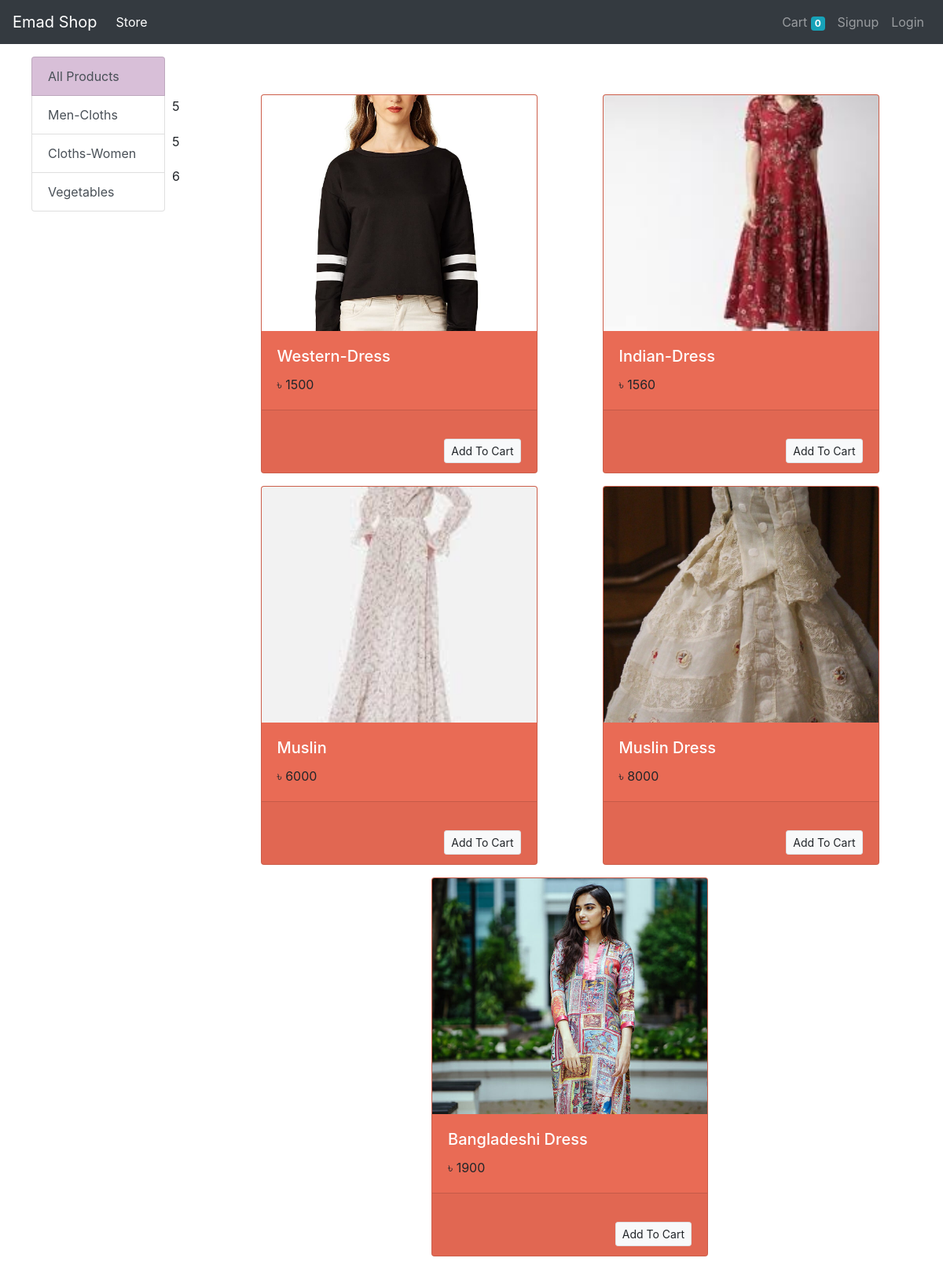
The app's page /?category=2 with its own data.
### store/models/category.py (models this page shows, shortened)
class Category(models.Model):
    name = models.CharField(max_length=20)
    @staticmethod
    def get_all_categories():
        return Category.objects.all()

### store/models/product.py (models this page shows, shortened)
class Product(models.Model):
    name = models.CharField(max_length=50)
    price = models.IntegerField(default=0)
    category = models.ForeignKey(Category, on_delete=models.CASCADE, default=1)
    description = models.CharField(max_length=200, default="", null=True, blank=True)
    image = models.ImageField(upload_to = 'uploads/products/')
    @staticmethod
    def get_all_products_by_categoryid(category_id):
        if category_id:
            return Product.objects.filter(category = category_id)
        else:
            return Product.get_all_products();

### store/views/home.py (the view, shortened to what this page needs)
# urls.py: path("", Index.as_view(), name ="home"),
class Index(View):
    def get(self, request):
        allcategory = Category.objects.all()
        allProducts = Product.objects.all()
        list1 = []
        list2 = []
        for categorys in allcategory:
            list1.append(categorys.name)
        print("#########################")
        for products in allProducts:
            list2.append(products.category.name)
        mencloth = 0
        womencloth = 0
        vegetables = 0
        for i in range(len(list2)):
            if list1[0] == list2[i]:
                mencloth += 1
            elif list1[1] == list2[i]:
                womencloth += 1
            elif list1[2] == list2[i]:
                vegetables += 1
        cart = request.session.get('cart')
        if not cart:
            request.session['cart'] = {}
        products = None
        categories = Category.get_all_categories()
        categoryId = request.GET.get('category')
        i = 0
        if categoryId:
            products = Product.get_all_products_by_categoryid(categoryId)
        else:
            products = Product.get_all_products()
        data = {}
        data['products'] = products
        data["categories"] = categories
        data["mencloth"] = mencloth
        data["womencloth"] = womencloth
        data["vegetables"] = vegetables
        print("You Are: ", request.session.get('email'))
        return render(request, "index.htm", data)

### store/templatetags/cart.py (called while the page is built)
@register.filter(name='is_in_cart')
def is_in_cart(product, cart):
    keys = cart.keys()
    for id in keys:
        if int(id) == product.id:
            return True
    return False

### store/templatetags/custom_filter.py (called while the page is built)
@register.filter(name='currency')
def currency(number):
    return "৳ "+str(number)

### store/templates/index.htm (shortened to what this page needs)
{% extends 'base.htm' %}
{% block content %}
{% load cart %}
{% load custom_filter %}
<div class="container-fluid mt-3">
<div class="row">
    <div class="col-lg-2 mx-auto">
        <div class="list-group">
            <a href="/" class="list-group-item list-group-item-action jio1">All Products</a>
            {% for category in categories %}
            <a href="/?category={{category.id}}" class="list-group-item list-group-item-action newmain">{{category.name}}</a>
            {% endfor %}
        </div>
    </div>
            <div class="col-lg-1  call1" style="position: absolute; left: 17%;">
            <p class="p-0 nice1" style="margin-top: 73%; "> {{mencloth}} </p>
            <p class="arround p-0 nice2" style="margin-top: 30%; ">{{womencloth}}</p>
            <p class="arround p-0 nice3" style="margin-top: 29%; ">{{vegetables}}</p>
        </div>
    <div id="products"  class="col-lg-9 mx-auto mt-5">
        <div class="row mx-auto">
            {% for prods in products %}
            <div class="card mx-auto mb-3" style="width: 22rem;" id="{{prods.id}}">
                <img src="{{prods.image.url}}" class="card-img-top" alt="...">
                <div class="card-body">
                  <h5 class="card-title text-white">{{prods.name}}</h5>
                  <p class="card-text">{{prods.price|currency}}</p>
                </div>
                <div class="card-footer">
                    {% if prods|is_in_cart:request.session.cart %}
                    <div class="row   no-gutters">
                        <form action="/#{{prods.id}}" method="POST" class="col-2">
                            {% csrf_token %}
                            <input hidden  name="product" type="text" value='{{prods.id}}'>
                            <input hidden  name="remove" type="text" value='True'>
                            <input type="submit" value="-" class=" btn btn-block btn-info">
                        </form>
                        <div class="text-center col">
                            {{prods|cart_quantity:request.session.cart}} in Cart
                        </div>
                        <form action="/#{{prods.id}}" method="POST" class="col-2">
                            {% csrf_token %}
                            <input hidden  name="product" type="text" value='{{prods.id}}'>
                            <input type="submit" value="+" class=" btn btn-block btn-info">
                        </form>
                    </div>
                    {% else %}
                    <form action="/#{{prods.id}}" method="POST" class="btn-block">
                        <input  type="submit" class="btn float-right btn-light border btn-sm mt-4"  value="Add To Cart"></input>
                    </form>
                    {% endif %}
                </div>
              </div>
            {% endfor %}
            </div>
    </div>
</div>
</div>
{% endblock %}

### store/templates/index.htm (style rules this page uses)
.jio1 { background-color: thistle; }
.card { background-color: rgb(233, 107, 85); }
.card img { width: 100%; height: 300px; object-fit: cover; }

### records on screen
Category: name "Men-Cloths"
Category: name "Cloths-Women"
Category: name "Vegetables"
Product: image (picture), name "Western-Dress", price "৳ 1500"
Product: image (picture), name "Indian-Dress", price "৳ 1560"
Product: image (picture), name "Muslin", price "৳ 6000"
Product: image (picture), name "Muslin Dress", price "৳ 8000"
Product: image (picture), name "Bangladeshi Dress", price "৳ 1900"

### other values on screen
{{ request.session.cart.keys|length }} "0"
{{ mencloth }} "5"
{{ womencloth }} "5"
{{ vegetables }} "6"
